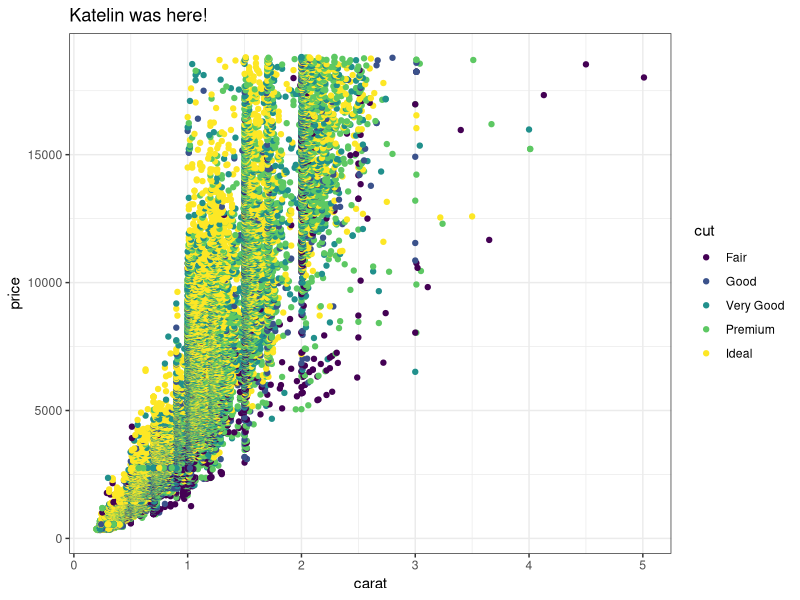
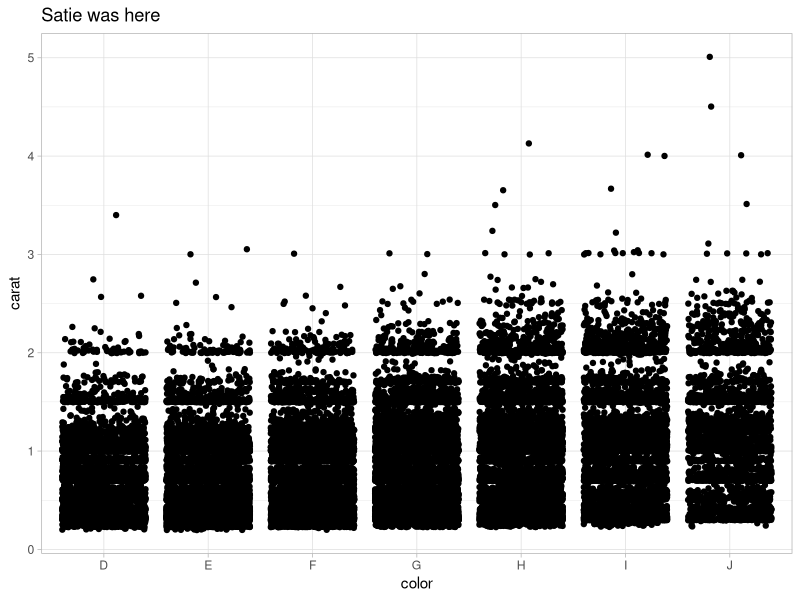
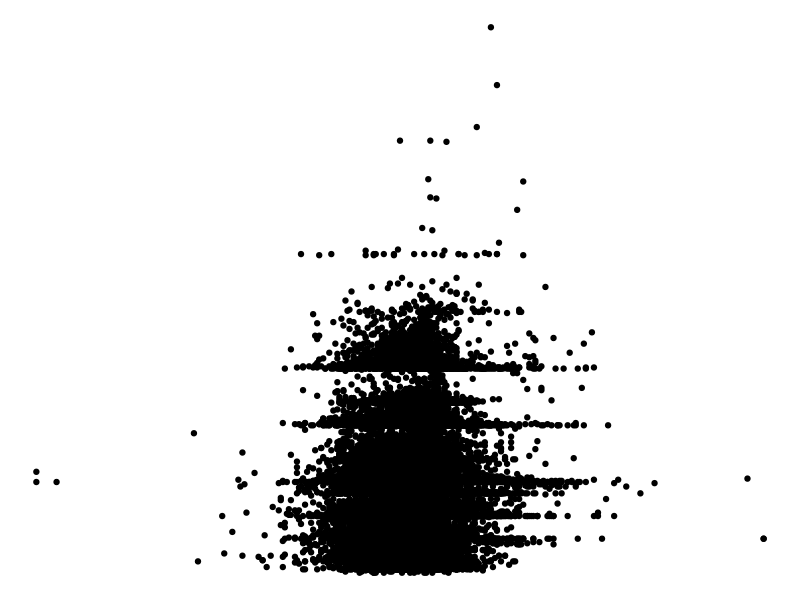

Here is the R script that generated these plots, in order:
## ---- chunk 1
knitr::opts_chunk$set(echo = TRUE)
library(tidyverse)
## ---- chunk 2
# Partner 1: 
# Run the code below to see the original graph
# Change the code below to make the point color change based on 'cut', and update the theme to theme_bw(). Update the title to include your first name. 

ggplot(data = diamonds, aes(x = carat, y = price)) +
  geom_point(aes(color= cut)) +
  theme_bw() +
  labs(title = "Katelin was here!")
## ---- chunk 3
# Partner 2: 
# Run the code below to see the original graph
# Change the code below to make the geom a geom_jitter, and update the theme to theme_light. Update the title to include your first name. 

ggplot(data = diamonds, aes(x = color, y = carat)) +
  geom_jitter() +
  theme_light() +
  labs(title = "Satie was here")
# try one more time!
## ---- chunk 4
ggplot(data = diamonds, aes(x = depth, y = carat)) +
  geom_point() +
  theme_void()
  theme_bw()
  6+6 # some basic math
# let's see if this conflict occurs!
# Satie was here

# Breaking things!!!! 

## ---- chunk 5

